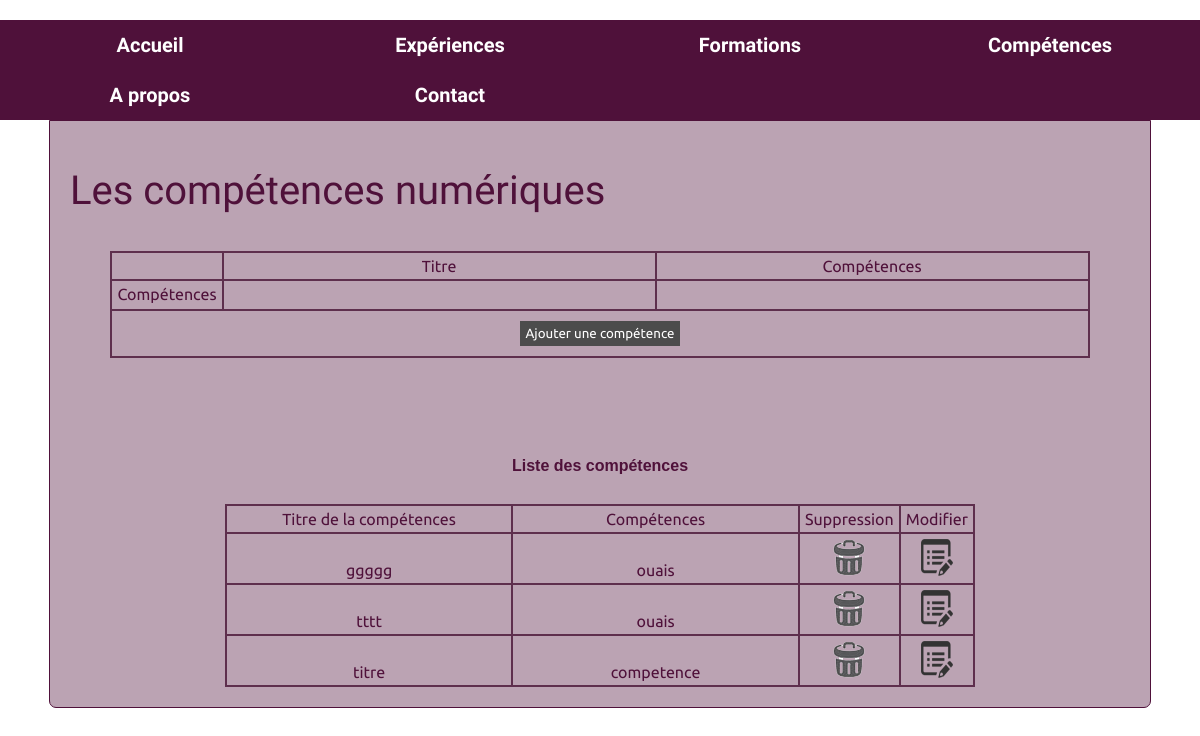
Screenshot of /admin/competences.php (signed in) with the database file from the repository.
### tables this page shows
CREATE TABLE `competence` (
  `id_competence` int(5) NOT NULL,
  `titre_c` varchar(45) NOT NULL,
  `competence` text NOT NULL,
  `id_utilisateur` int(11) NOT NULL
);

### admin/competences.php (the view, shortened to what this page needs)
<!DOCTYPE html>
<html>
<head>
	<link rel="stylesheet" type="text/css" href="../css/style.css">
</head>
<body>
	<header>
		<?php require("../admin/admin_menu.php"); ?>
	</header>
	<div class="wrapper">
		<h1> Les compétences numériques	</h1>
			<form action="competences.php" method="POST">
				<table width="200px" border="1">
				<thead>
					<th></th>
					<th>Titre </th>
					<th>Compétences</th>
				</thead>
					<tr>
						<td>Compétences</td>
						<td><input type="text" name="titre_c" id="titre_c" size="50" required></td>
						<td><input type="text" name="competence" id="competence" size="50" required></td>
					</tr>
					<tr>
						<td colspan="4"><input type="submit" value="Ajouter une compétence"></td>
					</tr>
				</table>
			</form>
			<?php
				$sql = $pdo->prepare("SELECT * FROM competence");
				$sql->execute();
			?>
			<table class="liste_competence" border="2">
				<caption >Liste des compétences</caption>
				<thead>
					<th>Titre de la compétences</th>
					<th>Compétences</th>
					<th>Suppression</th>
					<th>Modifier</th>
				</thead>
				<tr>
					<?php while($ligne = $sql->fetch()){ ?>
					<td><?php echo $ligne['titre_c'].'<br>'; ?> </td>
					<td><?php echo $ligne['competence'].'<br>'; ?> </td>
					<td><a href="competences.php?id_competence=<?php echo $ligne['id_competence']; ?>"> <img src="../img/delete.png"></a></td>
					<td><a href="modif_competence.php?id_competence=<?php echo $ligne['id_competence']; ?>"><img src="../img/edit.png">	</a></td>
				</tr>
				<?php } ?>
			</table>
	</div>
</body>
</html>

### css/style.css (style rules this page uses)
html, body, div, span, applet, object, iframe, h1, h2, h3, h4, h5, h6, p, blockquote, pre, a, abbr, acronym, address, big, cite, code, del, dfn, em, img, ins, kbd, q, s, samp, small, strike, strong, sub, sup, tt, var, b, u, i, center, dl, dt, dd, ol, ul, li, fieldset, form, label, legend, table, caption, tbody, tfoot, thead, tr, th, td, article, aside, canvas, details, embed, figure, figcaption, footer, header, hgroup, menu, nav, output, ruby, section, summary, time, mark, audio, video { margin: 0; padding: 0; border: 0; font-size: 100%; font: inherit; vertical-align: baseline; }
article, aside, details, figcaption, figure, footer, header, hgroup, menu, nav, section { display: block; }
body { line-height: 1; }
table { border-collapse: collapse; border-spacing: 0; }
body { background-color:white; color: #4F113A; font-family: 'Ubuntu', sans-serif; }
.wrapper { background-color: #BBA3B3; width: 1100px; margin: 0 auto; padding-bottom: 20px; padding-top: 40px; margin-top: 20px; border: 1px solid #4F113A; border-radius: 0px 0px 7px 7px; }
table { border: 2px solid #5E2F4D; border-collapse: collapse; width: 750px; margin: 0 auto; }
th { border: 2px solid #5E2F4D; width: 50%; padding: 5px; }
td { border: 2px solid #5E2F4D; width: 50%; padding: 5px; text-align: center; }
caption { font-family: sans-serif; }
h1 { font-size: 40px; padding-left: 20px; padding-top: 10px; margin-bottom: 40px; font-family: 'Indie Flower', cursive; }
input[type=submit] { background-color: #4C4C4C; font-family: 'Ubuntu', sans-serif; color: white; margin-top: 5px; margin-bottom: 5px; border: none; padding: 5px; }
input[type=text] { background-color: transparent; border: none; }
caption { margin-top: 100px; margin-bottom: 30px; font-weight: bold; }

### rows the page displays
competence: titre_c "ggggg", competence "ouais"
competence: titre_c "tttt", competence "ouais"
competence: titre_c "titre", competence "competence"
